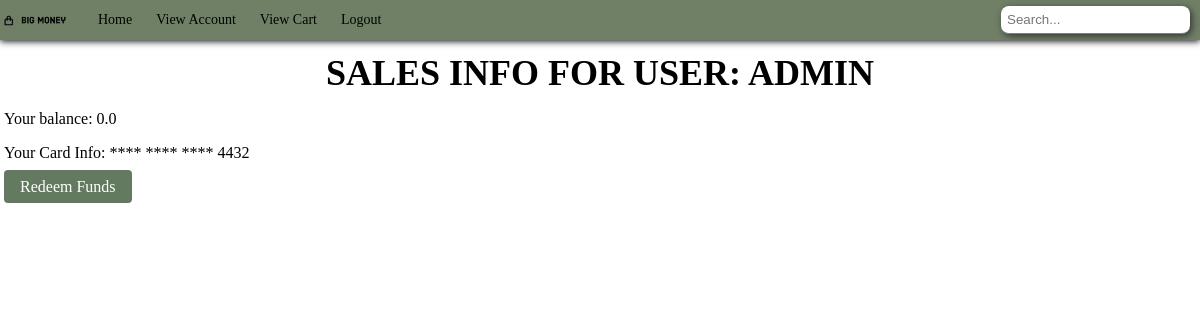
/view-my-sales/ (signed in), run on an earlier commit of the app's database.
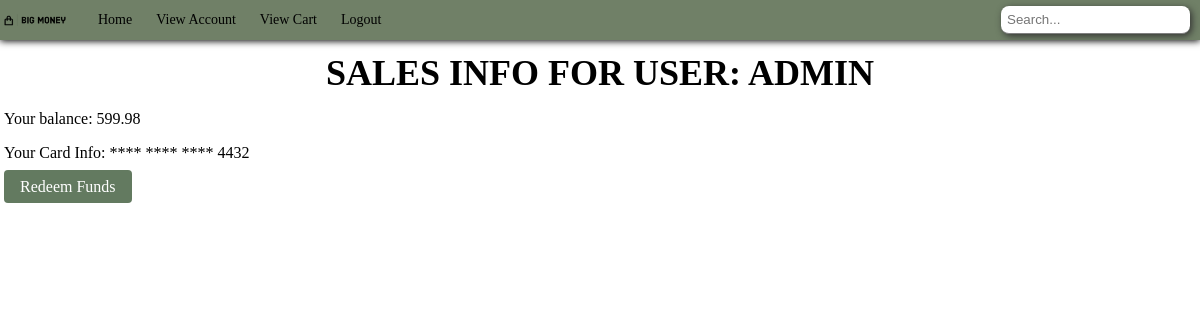
And on a later commit of the database.
### bigMoney/models.py (models this page shows, shortened)
class User(AbstractUser):
    USER_ROLES = (
        ("S", "Seller"),
        ("C", "Customer")
    )
    role = models.CharField(max_length=1, blank=False, choices=USER_ROLES, default="S")
    card_number = models.CharField(max_length=16, null=True, validators=[MinLengthValidator(16)])
    email = models.EmailField(max_length=255, default="")
    name = models.CharField(max_length=255, default="New User")
    balance = models.FloatField(default=0.0)
    address = models.ForeignKey(Address, on_delete=models.CASCADE, null=True)
    available_merch = models.ManyToManyField(merchandise, default=None)
    ShoppingCart = models.ForeignKey(shoppingCart, on_delete=models.CASCADE, null=True)
    Orders = models.ManyToManyField(Order, default=None)
    is_approved = models.BooleanField(default=None, null=True)

### bigMoney/views.py (the view)
# urls.py: path('view-my-sales/', views.view_my_sales, name='view-my-sales'),
@login_required
def view_my_sales(request):
    message = request.GET.get('message')
    user = request.user
    context = {'user': user}
    if message:
        context['message'] = message
    return render(request, "view_my_sales.html", context)

### bigMoney/templates/view_my_sales.html (shortened to what this page needs)
{% extends 'base.html' %}
{%block content%}
    <h2 class="page-title">Sales info for user: {{user.username}}</h2>
    <p>Your balance: {{user.balance}}</p>
    {%if user.card_number != NONE%}
        <p>Your Card Info: **** **** **** {{ user.card_number|slice:":15"|slice:"11:" }}</p>
        <div class='redeem-button-container'>
            <a class="redeem-button", href={% url 'redeem_funds' %}>Redeem Funds</a>
        </div>
    {%else%}
        <p>No Card exists to redeem payment for sales</p>
    {%endif%}
{%endblock%}

What changed in the data, as far as the page shows it:
changed User "ADMIN": balance "0.0" → "599.98"
